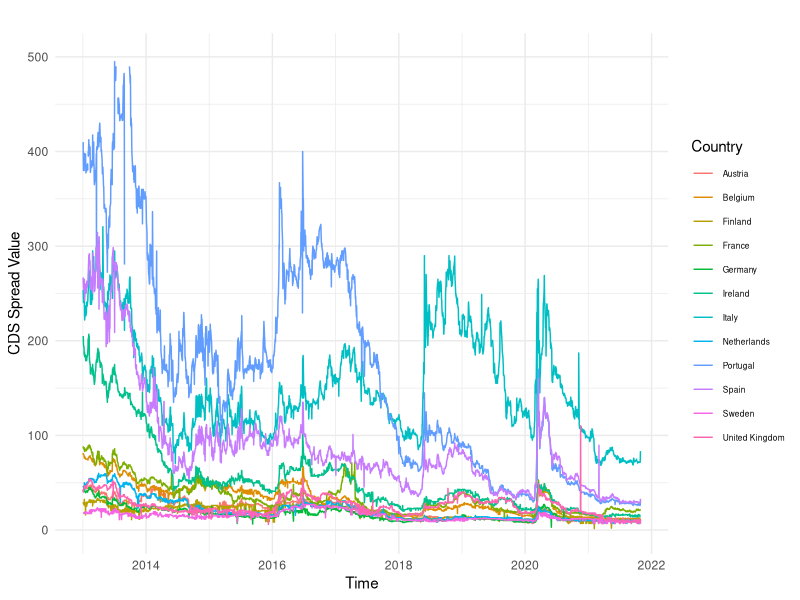
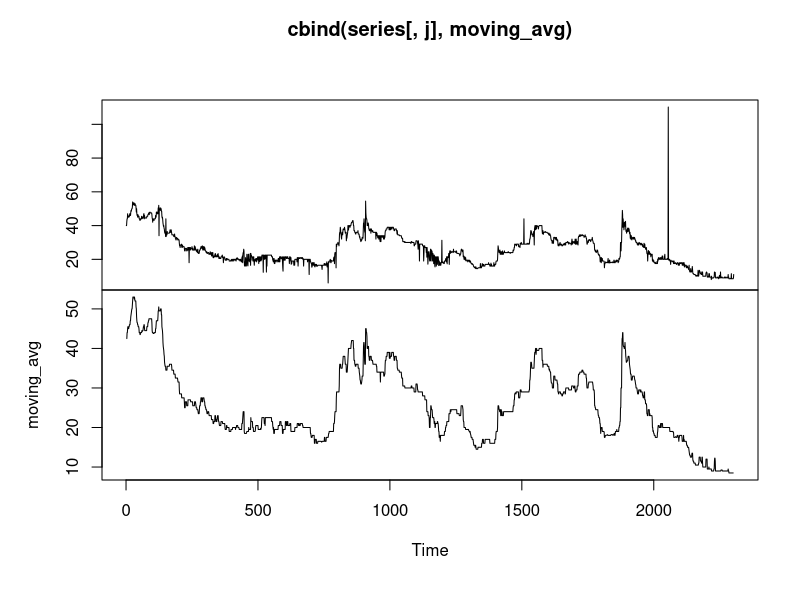
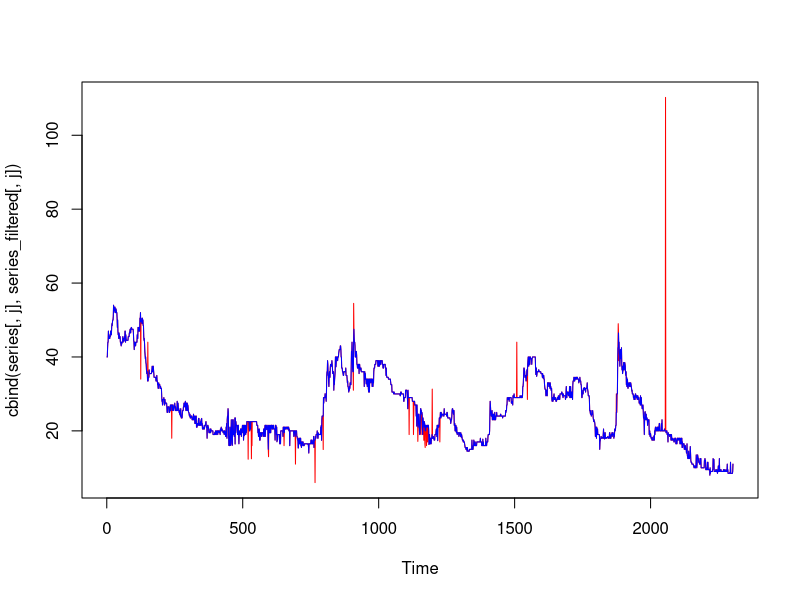
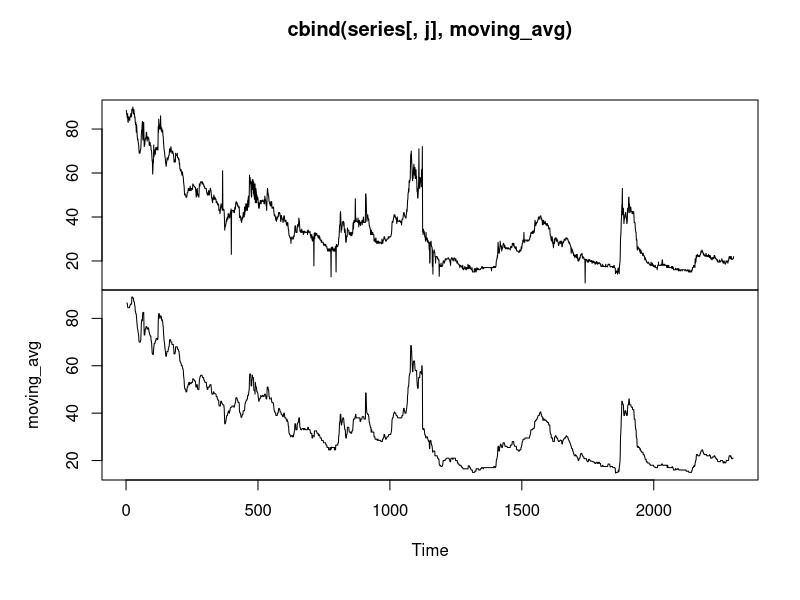
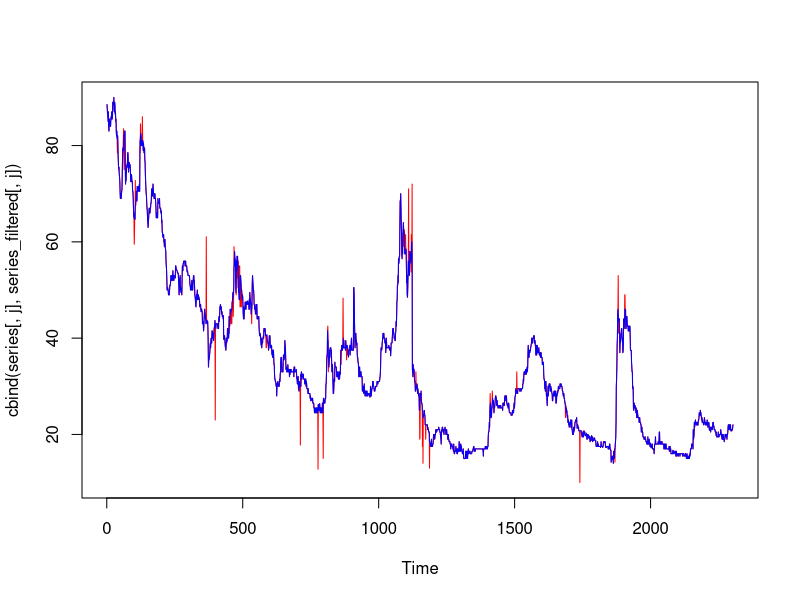
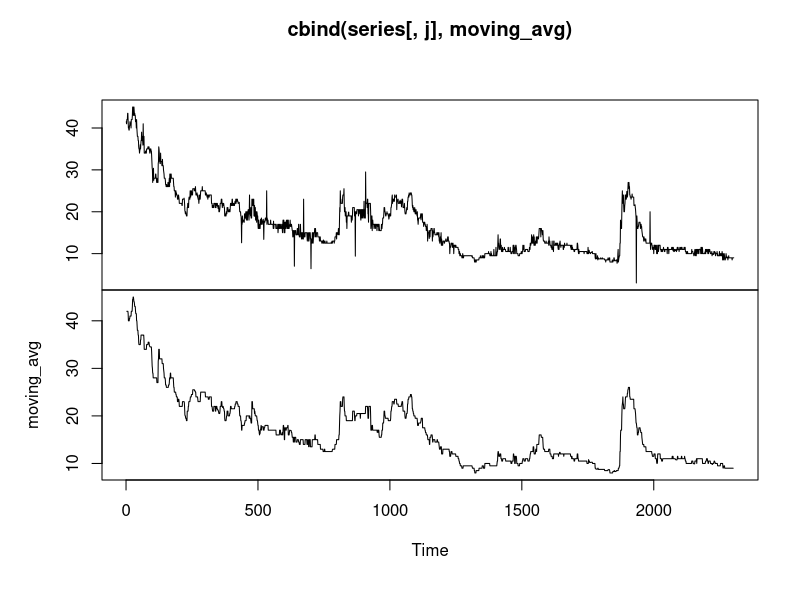
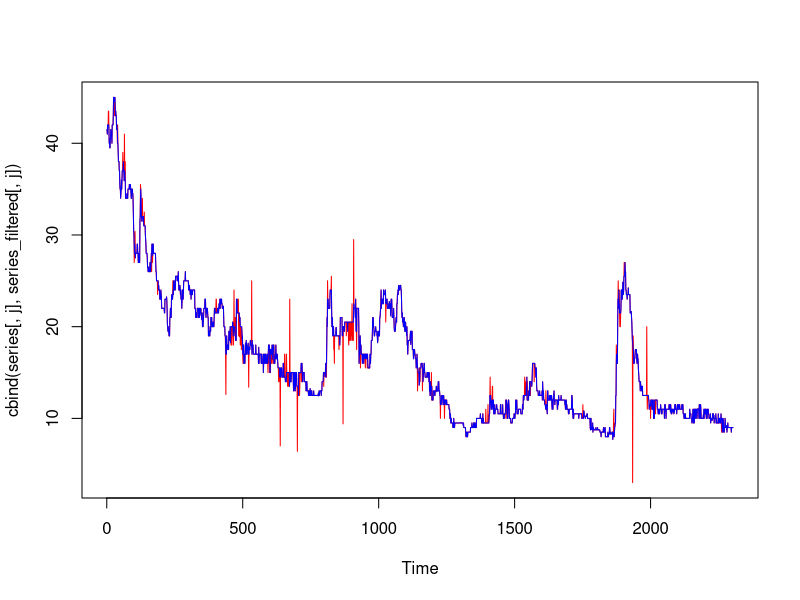
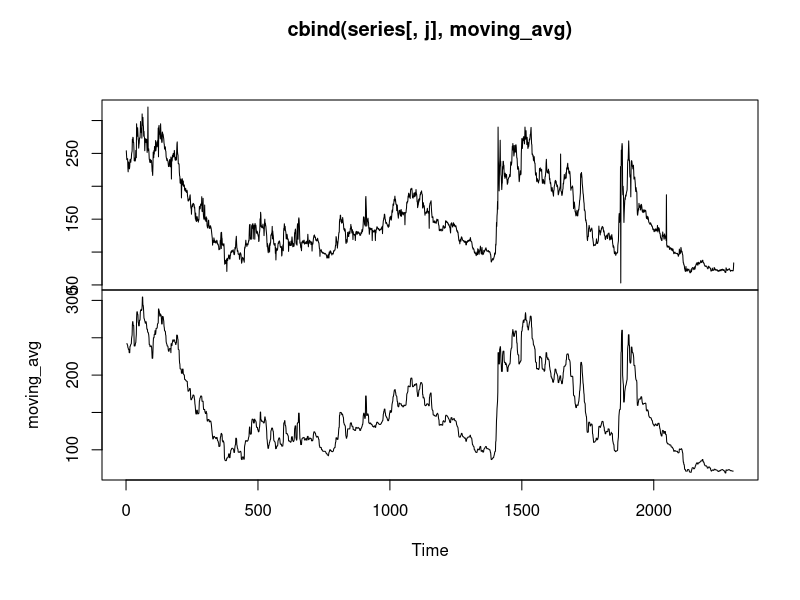

Here is the R script that generated these plots, in order:
#############################  ..."
##########################  ..."
install.packages("xtable", repos='https://ftp.belnet.be/mirror/CRAN/')
library("xtable")
install.packages("compiler", repos='https://ftp.belnet.be/mirror/CRAN/')
library("compiler")
install.packages("VGAM", repos='https://ftp.belnet.be/mirror/CRAN/')
library("VGAM")
install.packages("nleqslv", repos='https://ftp.belnet.be/mirror/CRAN/')
library("nleqslv")
install.packages("readxl", repos='https://ftp.belnet.be/mirror/CRAN/')
library("readxl")
install.packages("ggrepel", repos='https://ftp.belnet.be/mirror/CRAN/')
library("ggrepel")
install.packages("zoo", repos='https://ftp.belnet.be/mirror/CRAN/')
library("zoo")
install.packages("ggplot2", repos='https://ftp.belnet.be/mirror/CRAN/')
library(ggplot2)

#######################################################
##########################################################################
# estime un AR(1)-GARCH(1,1)  univarié par QMLE 
#########################################################################
#
objf.ar.garch <- function(vartheta, y, n, sig2init, r0=10){     
         mu <- vartheta[1]
         phi <- vartheta[2]
         omeg <- vartheta[3]
         alph <- vartheta[4]
         bet <- vartheta[5]
sig2<-rep(0,n)
eps<-sig2
for(t in 2:n){
eps[t]<-y[t]-mu-phi*y[t-1]
}
sig2[1]<-sig2init
for(t in 2:n){
sig2[t]<-omeg+alph*(eps[t-1]^2)+bet*sig2[t-1]
}
qml <- mean(eps[(r0+1):n]^2/sig2[(r0+1):n]+log(sig2[(r0+1):n]))
qml }

objf.ar.garch<-cmpfun(objf.ar.garch)

#################################
# eps<-rend
# est<-estimGARCHbiv(mu.init,phi.init,omeg.init,alph.init,bet.init,rend, niv.alpha, niv.alpha.prim, niv.alpha.second)


estimARGARCH<- function(mu.init,phi.init,omeg.init,alph.init,bet.init,CDS, niv.alpha, niv.alpha.prim, 
             petit=sqrt(.Machine$double.eps), r0=10)
     {

y<--CDS[,1]
n <- length(y)#plot.ts(y)
valinit<-c(mu.init,phi.init,omeg.init,alph.init,bet.init)
sig2init<-var(y[1:r0])

res <- nlminb(valinit,objf.ar.garch,lower=c(-Inf,-1+petit,petit^2,0,0),
   upper=c(Inf,1-petit,Inf,Inf,1-petit),y=y, n=n,sig2init=sig2init)
par1<-res$par
mu<-res$par[1];  phi<-res$par[2]; omeg <- res$par[3]; alph<- res$par[4]; bet<- res$par[5]

sig2<-rep(0,n)
eps<-sig2
for(t in 2:n){
eps[t]<-y[t]-mu-phi*y[t-1]
}
sig2[1]<-sig2init
for(t in 2:n){
sig2[t]<-omeg+alph*(eps[t-1]^2)+bet*sig2[t-1]
}

resid<-eps/sqrt(pmax(sig2,petit))
eta.1<-resid[(r0+1):n]  #plot.ts(eta.1)

####

y<--CDS[,2]
valinit<-c(mu,phi,omeg,alph,bet)  #valinit<-c(0.2,0.2,0.2,0.01,0.7)

sig2init<-var(y[1:r0])

res <- nlminb(valinit,objf.ar.garch,lower=c(-Inf,-1+petit,petit^2,0,0),
   upper=c(Inf,1-petit,Inf,Inf,1-petit),y=y,n=n,sig2init=sig2init)
par2<-res$par
mu<-res$par[1];  phi<-res$par[2]; omeg <- res$par[3]; alph<- res$par[4]; bet<- res$par[5]

sig2<-rep(0,n)
eps<-sig2
for(t in 2:n){
eps[t]<-y[t]-mu-phi*y[t-1]
}
sig2[1]<-sig2init
for(t in 2:n){
sig2[t]<-omeg+alph*(eps[t-1]^2)+bet*sig2[t-1]
}

resid<-eps/sqrt(pmax(sig2,petit))
eta.2<-resid[(r0+1):n]

#cov(eta.1,eta.2)

n<-length(eta.1)

xi2<-as.numeric(quantile(eta.2,probs=niv.alpha.prim,type=1))
select<-which(eta.2<=xi2)
u.eta<-as.numeric(quantile(eta.1[select],probs=niv.alpha,type=1))



densite<-density(eta.2)
g2.xi2<-densite$y[which.min(abs(densite$x-xi2))]
densite<-density(eta.1[select])
f1.u.xi2<-densite$y[which.min(abs(densite$x-u.eta))]
select<-which(eta.1<=u.eta)
densite<-density(eta.2[select])
f2.xi2.u<-densite$y[which.min(abs(densite$x-xi2))]

G.1.u<-length(which(eta.1<=u.eta))/n
lambda<-c(-1/(niv.alpha.prim*f1.u.xi2),(G.1.u*f2.xi2.u)/(niv.alpha.prim*f1.u.xi2*g2.xi2),-u.eta/2)

Upsilon<-matrix(0,nrow=length(eta.1),ncol=3)
select<-which(eta.1 <= u.eta & eta.2 <= xi2)
Upsilon[select,1]<-1
select<-which( eta.2 <= xi2)
Upsilon[select,2]<-1
Upsilon[,3]<-eta.1^2
Sigma.Upsilon<-var(Upsilon)

s2<-as.numeric(t(lambda)%*%Sigma.Upsilon%*%lambda/n)



list(par1=par1,par2=par2,u.eta=-u.eta,s2=s2)
}

estimARGARCH<-cmpfun(estimARGARCH)
#
########## simule un AR(1)-GARCH(1,1) avec bruit de Student (ou Gaussien)
sim.ar.garch <- function(mu,phi,omeg,alph,bet, n, nu, valinit=500){     
# sim du bruit
norm<-rnorm(n+valinit)
{if(nu==Inf|nu<2){
ct<-1}
else
{ct<-sqrt((nu-2)/nu)
}}
if(nu==Inf){
eta<-norm
}else{
eta<-ct*rt((n+valinit),df=nu)
}
# mean(eta^2)
#
y<-rep(0,(n+valinit))
sig2<-y
eps<-sig2
sig2[1]<-omeg
for(t in 2:(n+valinit)){
sig2[t]<-omeg+alph*(eps[t-1]^2)+bet*sig2[t-1]
eps[t]<-sqrt(sig2[t])*eta[t]
}
for(t in 2:(n+valinit)){
y[t]<-mu+phi*y[t-1]+eps[t]
}
y[(1+valinit):(n+valinit)]
}

sim.ar.garch <-cmpfun(sim.ar.garch )

#mu<-0.1;phi<-0.5;omeg<-0.01;alph<-0.05;bet<-0.9
# nu<-7;n<-50000
#y<-sim.ar.garch(mu,phi,omeg,alph,bet, n, nu)  plot.ts(y)   


############################## 
####################################
my_data <- read_xlsx("data_7.2.xlsx")
str(my_data)
time_series <- as.Date(my_data$Date) # Time axis
time_series[1]
first<-1
last<-which(time_series=="2021-10-29")
n<-last-first+1
data_frame<-as.data.frame(my_data[first:last,]) 
str(data_frame)
names<-names(my_data)
series<-matrix(nrow=n,ncol=(length(names)-1))
#series[1:5,]
keep<-c(2:13)
names[keep]
data_frame<-as.data.frame(my_data[first:last,keep]) 
str(data_frame)
series<-matrix(nrow=n,ncol=length(keep))
for(i in 1:length(keep)){
series[,i]<-as.numeric(data_frame[,i])
}

for(i in 1:length(keep)){
if(is.na(series[1,i]))series[1,i]<-series[min(which(!is.na(series[,i]))),i]
if(is.na(series[n,i]))series[n,i]<-series[max(which(!is.na(series[,i]))),i]
}
#series[1:20,]
for(i in 1:length(keep)){
series[,i]<-na.approx(series[,i])
}
#series[1:20,]

data <- data.frame(
  Time = rep(time_series[first:last], times = length(keep)),  # Adjust `times` based on actual number of countries
  Value = as.vector(series),
  Country = rep(names[keep], each = n)
)

# Create the plot
ggplot(data, aes(x = Time, y = Value, color = Country)) +
  geom_line(size = 0.5) +  # Line plot for each country
  labs(title = "",
       x = "Time",
       y = "CDS Spread Value",
       color = "Country") +  # Labels for axes and legend
  scale_y_continuous(limits = c(0, 500)) +  # Set y-axis limits to match the range observed
  theme_minimal() +  # Minimal theme for a clean look
  theme(
    plot.title = element_text(hjust = 0.5),  # Center-align the plot title
    legend.text = element_text(size = 6)     # Adjust legend font size
  )


########### treatment of outliers
#str(series)
# Define the window size
window_size <- 5
series_filtered<-series
for(j in 1:ncol(series)){
moving_avg <- rollmedian(series[,j], k = window_size, fill = NA)
plot.ts(cbind(series[,j],moving_avg))
deviation <- abs(series[,j] - moving_avg)
threshold <- 2 * sd(deviation, na.rm = TRUE)
# Suppress outliers by replacing them with NA or the moving average
series_filtered[,j] <- ifelse(deviation > threshold, moving_avg, series[,j])
series_filtered[1:(floor(window_size/2)),j]<-  series[1:(floor(window_size/2)),j]
series_filtered[(nrow(series)-floor(window_size/2)):nrow(series),j]<-  series[(nrow(series)-floor(window_size/2)):nrow(series),j]
plot.ts(cbind(series[,j],series_filtered[,j]),plot.type="single",col=c("red","blue"))
}




data <- data.frame(
  Time = rep(time_series[first:last], times = length(keep)),  # Adjust `times` based on actual number of countries
  Value = as.vector(series_filtered),
  Country = rep(names[keep], each = n)
)




# Create the plot
p<-ggplot(data, aes(x = Time, y = Value, color = Country)) +
  geom_line(size = 0.5) +  # Line plot for each country
  labs(title = "",
       x = "Time",
       y = "CDS Spread Value",
       color = "Country") +  # Labels for axes and legend
  scale_y_continuous(limits = c(0, 550)) +  # Set y-axis limits to match the range observed
  theme_minimal() +  # Minimal theme for a clean look
  theme(
    plot.title = element_text(hjust = 0.5),  # Center-align the plot title
    legend.text = element_text(size = 6)     # Adjust legend font size
  )
ggsave("figure5.pdf", plot = p, width = 9, height = 7)  

############### rendements
nr<-nrow(series_filtered)
nc<-ncol(series_filtered)
rend_series_filtered<-matrix(nrow=(nr-1),ncol=nc)
for(j in 1:nc){
rend_series_filtered[,j] <- log(series_filtered[2:nr,j]/series_filtered[1:(nr-1),j])
}
#plot.ts(rend_series_filtered[,1:6]) cor(rend_series_filtered)
#plot.ts(rend_series_filtered[,7:12])

#############################
rend_series_filtered<-as.data.frame(rend_series_filtered)
colnames(rend_series_filtered)<-names[keep]
rend_series_filtered<-rend_series_filtered[,c(1:10,12,11)]
str(rend_series_filtered)

niv.alpha<-0.5 
niv.alpha.prim<-0.5
mu.init<-0;phi.init<-0;omeg.init<-0.01;alph.init<-0.05;bet.init<-0.8
CDS<-matrix(nrow=nrow(rend_series_filtered),ncol=2)
CDS[,1]<-rend_series_filtered[,12]
u.chap<-rep(0,(ncol(rend_series_filtered)-1))
Mini<-u.chap
Maxi<-Mini
Q1<-Mini
Q3<-Q1
for(i in 1:(ncol(rend_series_filtered)-1)){
CDS[,2]<-rend_series_filtered[,i]
res<-estimARGARCH(mu.init,phi.init,omeg.init,alph.init,bet.init,CDS, niv.alpha, niv.alpha.prim)
mu.init<-res$par1[1];phi.init<-res$par1[2];omeg.init<-res$par1[3];alph.init<-res$par1[4];bet.init<-res$par1[5]
u.chap[i]<-res$u.eta
Q1[i]<-res$u.eta+sqrt(res$s2)*qnorm(0.25)
Q3[i]<-res$u.eta+sqrt(res$s2)*qnorm(0.75)
Mini[i]<-Q1[i]-1.5*(Q3[i]-Q1[i])
Maxi[i]<-Q3[i]+1.5*(Q3[i]-Q1[i])
}

############
# Sample data for boxplot values
data <- data.frame(
  Country = colnames(rend_series_filtered)[1:(nc-1)],
  Min = Mini,
  Q1 = Q1,
  Median = u.chap,
  Q3 = Q3,
  Max = Maxi
)

# Reorder Country factor by Median value
data$Country <- factor(data$Country, levels = data$Country[order(data$Median)])

# Create the boxplot with ggplot2
ggplot(data, aes(x = Country, ymin = Min, lower = Q1, middle = Median, upper = Q3, ymax = Max)) +
  geom_boxplot(stat = "identity", fill = "skyblue", color = "black") +
  coord_flip() +  # Horizontal boxplots
  labs(
    title = "CDS Spread Distributions by Country",
    x = "Country",
    y = "CDS Spread"
  ) +
  theme_minimal() +
  theme(
    plot.title = element_text(hjust = 0.5)  # Center the title
  )

p<-ggplot(data, aes(x = Country, ymin = Min, lower = Q1, middle = Median, upper = Q3, ymax = Max, fill = Median)) +
  geom_boxplot(stat = "identity", color = "black", width = .5) +
  coord_flip() +  # Horizontal boxplots
  scale_fill_gradient(low = "lightblue", high = "darkblue", guide = guide_legend(title = NULL)) +  # Gradient color based on Median
  labs(
    title = "",
    x = "",
    y = ""
  ) +
  theme_bw() +
  theme(
    plot.title = element_text(hjust = 0.5)  # Center the title
  )
ggsave("figure6.pdf", plot = p, width = 8, height = 5)  
